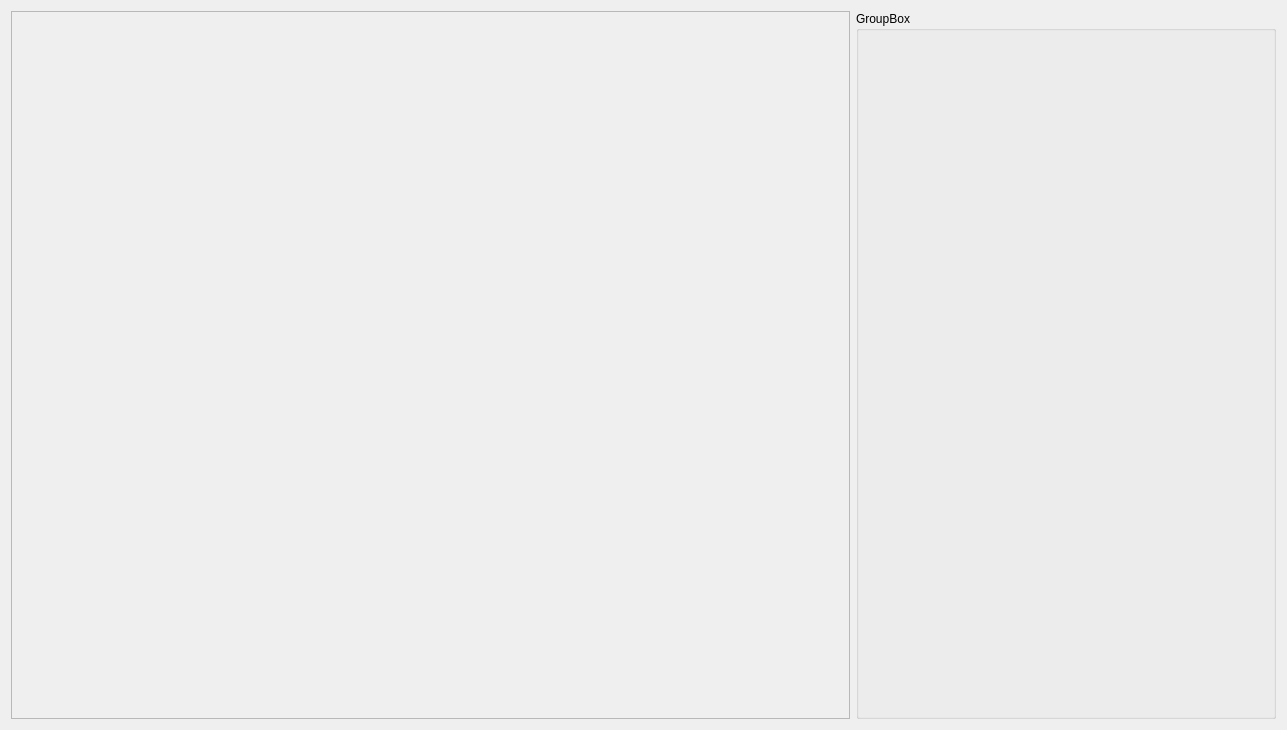
<?xml version="1.0" encoding="UTF-8"?>
<ui version="4.0">
 <class>DecompositionWidget</class>
 <widget class="QWidget" name="DecompositionWidget">
  <property name="geometry">
   <rect>
    <x>0</x>
    <y>0</y>
    <width>1287</width>
    <height>730</height>
   </rect>
  </property>
  <property name="windowTitle">
   <string>Form</string>
  </property>
  <layout class="QHBoxLayout" name="horizontalLayout" stretch="2,1">
   <item>
    <widget class="QScrollArea" name="scrollArea">
     <property name="widgetResizable">
      <bool>true</bool>
     </property>
     <widget class="QWidget" name="scrollAreaWidgetContents">
      <property name="geometry">
       <rect>
        <x>0</x>
        <y>0</y>
        <width>840</width>
        <height>710</height>
       </rect>
      </property>
     </widget>
    </widget>
   </item>
   <item>
    <widget class="QGroupBox" name="groupBox">
     <property name="title">
      <string>GroupBox</string>
     </property>
    </widget>
   </item>
  </layout>
 </widget>
 <resources/>
 <connections/>
</ui>
